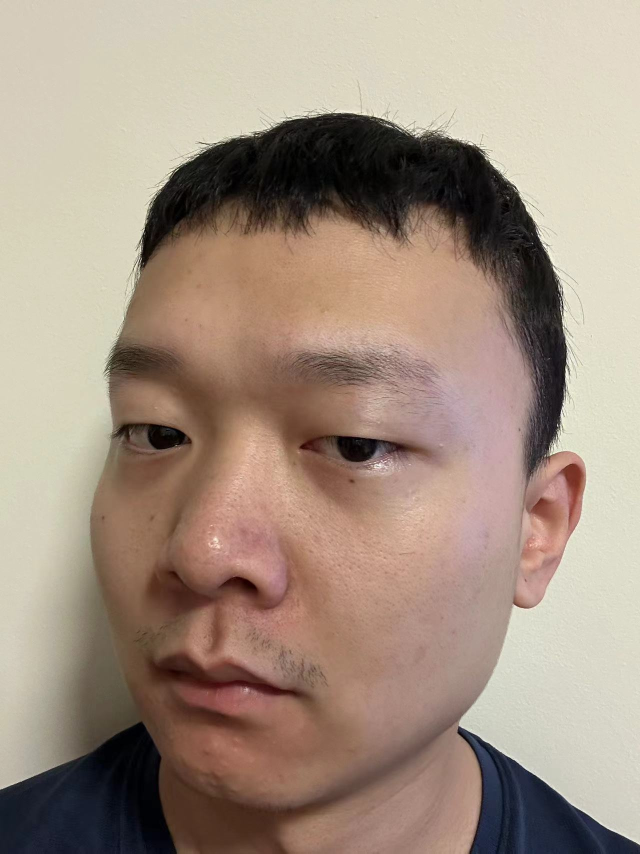
#> input picture ca2/data/own/69/1.jpg, 1280 x 1707 px (shown at 1/2 size); its folder holds only this picture in this run
$ jupyter execute --allow-errors PCA.ipynb
#> lines starting #> are read from the running program, lines starting #| are printed output that depends on the picture
#> `img = cv2.imread('../ca2/data/own/69/' + str(i) + '.jpg', cv2.IMREAD_G..`:
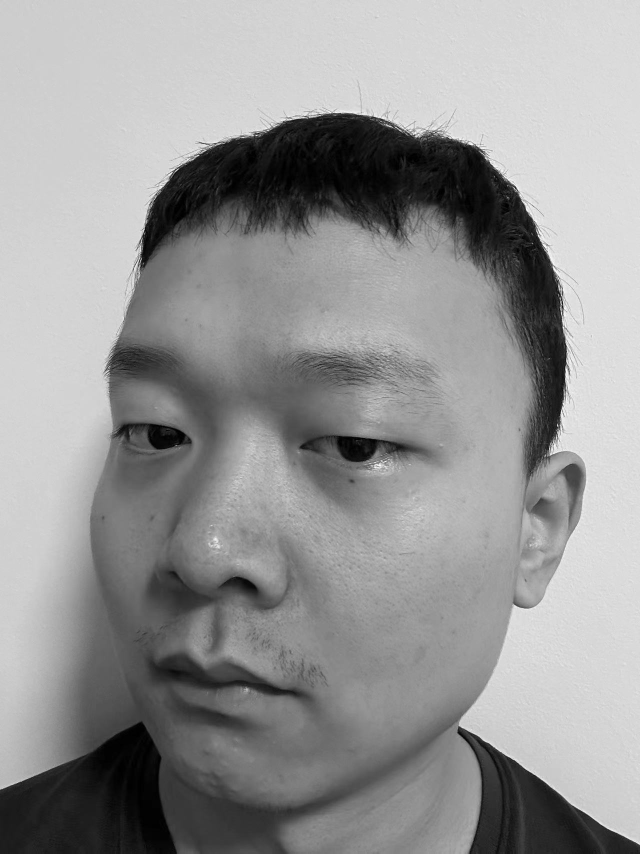
#> img: shape (1707, 1280) (shown at 1/2 size); min 0, max 255, mean 149.6
#> `img = cv2.resize(img, (32, 32), interpolation=cv2.INTER_CUBIC)`:
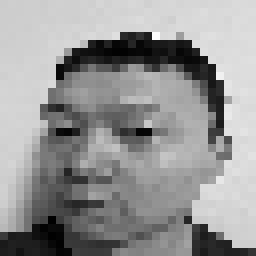
#> img: shape (32, 32) (shown 8 times larger); min 0, max 253, mean 149
[cell 1]
import numpy as np
import cv2
import matplotlib.pyplot as plt

from PIL import Image
from pathlib import Path
from numpy import linalg as LA
from numpy.linalg import inv

# Data processing

[cell 2]
# chose 25 folders randomly
chosen = np.random.default_rng(2022).choice(np.arange(1, 69), 25, replace=False)
N = 25
# Load images
images = []
labels = []

directory = Path("/Python_programme/Jupyter/PIE_origin")
for i in chosen:
    # split train and test
    sub_images = []
    sub_labels = []
    sub_directory = directory / str(i)

    files = list(sub_directory.glob("*.jpg"))
    np.random.default_rng(2023).shuffle(files)
    for filename in files:
        im = Image.open(filename)
        sub_images.append(np.array(im))
        sub_labels.append(i)  # Use folder numbers as labels
    images.append(sub_images)
    labels.append(sub_labels)

[cell 3]
# process own photos
own_imgs = []
own_labels = []

#> (the rest of this cell did not finish here and is left out)

[cell 4]
# Train-test split
NUM_TRAIN_IMAGES_PER_SUBJECT = np.int_(np.around(0.7 * 170))
print("Number of training images per subject:", NUM_TRAIN_IMAGES_PER_SUBJECT)
images_train, images_test = np.split(np.array(images), [NUM_TRAIN_IMAGES_PER_SUBJECT], axis=1)
labels_train, labels_test = np.split(np.array(labels), [NUM_TRAIN_IMAGES_PER_SUBJECT], axis=1)
own_images_train, own_images_test = np.split(np.array(own_imgs), [7])
#> own_images_test = empty array
own_labels_train, own_labels_test = np.split(np.array(own_labels), [7])

import warnings

warnings.filterwarnings('ignore', category=Warning)

# Flatterning
#> (the rest of this cell did not finish here and is left out)

# PCA

## 1. select 500 images from training set

[cell 5]
chosen = np.random.default_rng(2020).choice(np.arange(2982), 500, replace=False)

#> (the rest of this cell did not finish here and is left out)

## 2. reduce dimension to 2 and visualize

[cell 6]
fig = plt.figure()
ax = fig.add_subplot()

# highlight point of own photos in dark triangle_up marker
#> (the rest of this cell did not finish here and is left out)

[cell 7]
# 3D
fig = plt.figure()
ax = fig.add_subplot(projection="3d")

# highlight point of own photos in dark triangle_up marker
#> (the rest of this cell did not finish here and is left out)

## 3. Three eigenfaces

[cell 8]
def ComputeEigenface(eigenface):
    normalized = (
            (eigenface - np.min(eigenface)) / (np.max(eigenface) - np.min(eigenface)) * 255
    )
    return Image.fromarray(normalized.astype("uint8").reshape(32, 32), "L")


#===========================================
#> (the rest of this cell did not finish here and is left out)

## 5. Classification and accuracy for 40, 80 and 200 dimensions

[cell 9]
# Center test set (PIE)
mean_X_test = np.mean(images_test, axis=0)
centered_X_test = images_test - mean_X_test

# Center test set (own)
own_mean_X_test = np.mean(own_images_test, axis=0)
#> own_mean_X_test: shape (32, 32) float64; every value is NaN or infinite
own_centered_X_test = own_images_test - own_mean_X_test
#> own_centered_X_test = empty array

# PCA projection
#> (the rest of this cell did not finish here and is left out)
